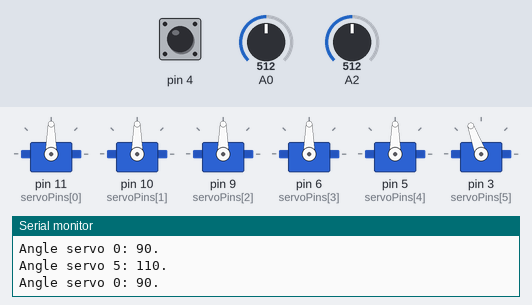
This sketch was run on a simulated Arduino Uno, built with avr-gcc and run on an emulated ATmega328P. Parts: 6 × servo, the last lines printed to the serial monitor. Inputs (shaded band) come from the test bench; at power-on: A0 = 512, A2 = 512, pin 4 HIGH.

Above: at 7.2 s.
7.3 s: A0 set to 982
8.8 s: A0 set to 1016
At 11.3 s:
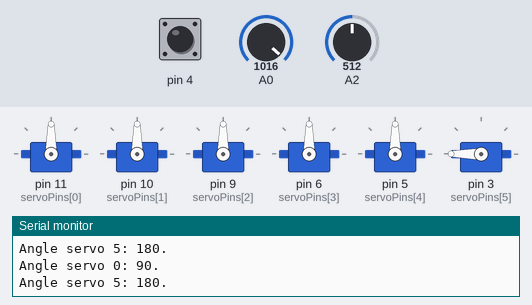
11.8 s: A2 set to 0
At 14.5 s:
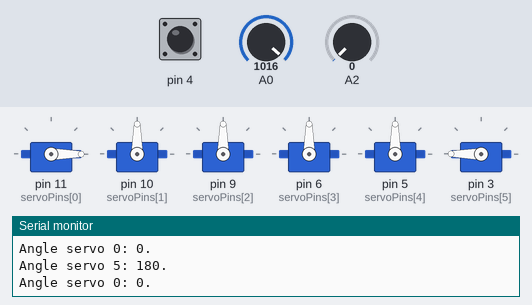
14.8 s: pin 4 pulled LOW for 3.2 s
At 20.9 s:
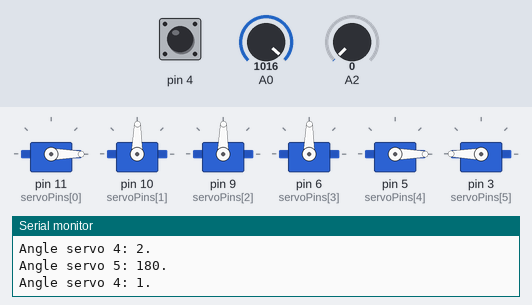
21.0 s: A2 set to 989
22.5 s: A2 set to 1016
At 23.28 s:
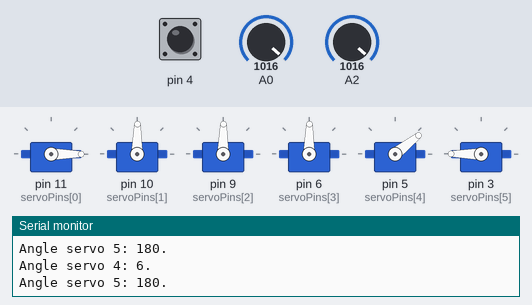
Timing chart, 0 to 26.5 s (numbered marks = the images above; inputs shaded):
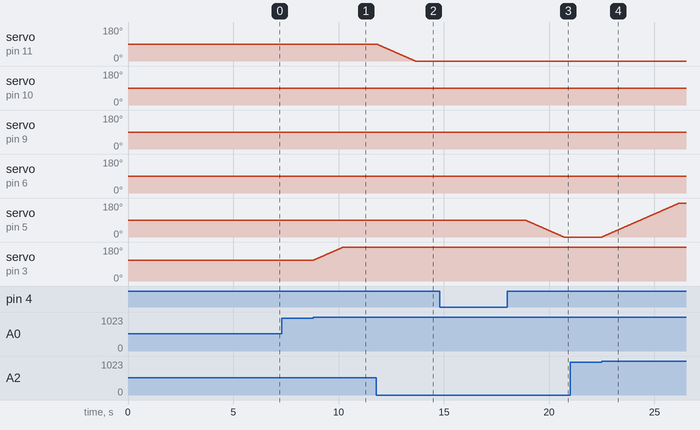

The sketch:

Brazo.ino
```cpp
#define DEBUG 1
#include <Servo.h>
//Tenemos 6 servos. El servo 0 funcionará con el joystick 2
char buff[50];
const int N_SERVOS = 6;
Servo servos[N_SERVOS];

const int servoPins[6] = {11, 10, 9, 6, 5, 3};
const float minAngleServo[6] = {0, 0, 0, 0, 0, 110};
const float maxAngleServo[6] = {180, 180, 180, 180, 180, 180};

//Codigo pegado

float salto = 1.0;                 // Controla el salto por movimiento
float salto0 = 1.0;
int Eje_X = A2 ;
int Eje_X2 = A0 ;

int counter = 0;
int pulsation;

volatile unsigned int timerIteration = 0;
bool serialWrite = false;

void setup() {
  Serial.begin(9600);

  // Initialization
  for (int i = 0; i < N_SERVOS; i++) {
    servos[i].attach(servoPins[i]);

    // Initial positioning
    float angleServo = servos[i].read() ;

    if (angleServo <= minAngleServo[i])
      angleServo = minAngleServo[i];
    else if (angleServo >= maxAngleServo[i])
      angleServo = maxAngleServo[i];

    servos[i].write(angleServo);

    if (DEBUG) {
      sprintf(buff, "Angle servo %i: %i.\n", i, int(angleServo));
      Serial.print(buff);
    }

    delay(1000);
  }
  // Joystick button configuration
  pinMode(4, INPUT_PULLUP);

  // Timer
  SREG = (SREG & 0b01111111); //Desabilitar interrupciones
  TIMSK2 = TIMSK2 | 0b00000001; //Habilita la interrupcion por desbordamiento
  TCCR2B = 0b00000111; //Configura preescala para que FT2 sea de 7812.5Hz
  SREG = (SREG & 0b01111111) | 0b10000000; //Habilitar interrupciones //Desabilitar interrupciones
}

/////////////////////////////////////////////////////////////////////////////////////////////////////////////////////////////
void loop() {
  // Counter servo update
  pulsation = digitalRead(4);
  if (  pulsation == LOW ) {
    counter = (counter + 1) % (N_SERVOS - 1);              //Incrementa el contador en 1
    sprintf(buff, "Moving servo %i.\n", counter);
    Serial.print(buff);
    delay (1000);           // Retardo
  }

  //Dependiendo del contador elegimos un servo distinto
  int p = analogRead(A2);
  float angleServo = servos[counter].read();
  if ( p < 400 )                    // Si la lectura es menor de 400
    angleServo = angleServo - (((400 - p) / 400) * salto); // disminuimos el angulo
  else if (p > 600)                 // Si mayor de 600
    angleServo = angleServo + (((p - 600) / 400) * salto) ; // Aumentamos el angulo

  // Restricting movement
  if (angleServo <= minAngleServo[counter]) {
    angleServo = minAngleServo[counter];
  } else if (angleServo >= maxAngleServo[counter]) {
    angleServo = maxAngleServo[counter];
  }

  servos[counter].write(angleServo);             // Y este es el que mueve el servo

  if (serialWrite && DEBUG) {
    sprintf(buff, "Angle servo %i: %i.\n", counter, int(angleServo));
    Serial.print(buff);
  }

  delay(10);                       // Este delay regula la velocidad del movimiento


  //Ahora hacemos el control del servo 0 con el segundo joystick

  int q = analogRead(A0);
  angleServo = servos[N_SERVOS - 1].read();
  if ( q < 400 )                    // Si la lectura es menor de 400
    angleServo = angleServo - (((400 - q) / 400) * salto0) ; // disminuimos el angulo
  else if (q > 600)                 // Si mayor de 600
    angleServo = angleServo + (((q - 600) / 400) * salto0) ;

  // Restricting movement
  if (angleServo <= minAngleServo[N_SERVOS - 1]) {
    angleServo = minAngleServo[N_SERVOS - 1];
  }
  else if (angleServo >= maxAngleServo[N_SERVOS - 1]) {
    angleServo = maxAngleServo[N_SERVOS - 1];
  }
  servos[N_SERVOS - 1].write(angleServo);

  if (serialWrite && DEBUG) {
    sprintf(buff, "Angle servo 5: %i.\n", int(angleServo));
    Serial.print(buff);
  }
  delay(10);
}

ISR(TIMER2_OVF_vect) {
  timerIteration++;
  if (timerIteration > 29) {
    serialWrite = true;
    timerIteration = 0;
  }else{
    serialWrite = false;
  }
}
```

Measured:
- the behaviour switches between 999 and 1000 on A0 (found by bisection; images 0 and 1)
- the behaviour switches between 999 and 1000 on A2 (found by bisection; images 3 and 4)
- after the input at 8.8 s, servo on pin 3 (servoPins[5]): moves from 110° to 180° over 1.4 s, starting at once
- after the input at 11.8 s, servo on pin 11 (servoPins[0]): moves from 90° to 0° over 1.8 s, starting at once
- after the input at 14.8 s, servo on pin 10 (servoPins[1]): 90° → 89° after 1.0 s; servo on pin 9 (servoPins[2]): 90° → 89° after 2.0 s; servo on pin 6 (servoPins[3]): 90° → 89° after 3.0 s; servo on pin 5 (servoPins[4]): moves from 90° to 0° over 1.8 s, starting after 4.1 s
- after the input at 22.5 s, servo on pin 5 (servoPins[4]): moves from 0° to 180° over 3.7 s, starting at once
